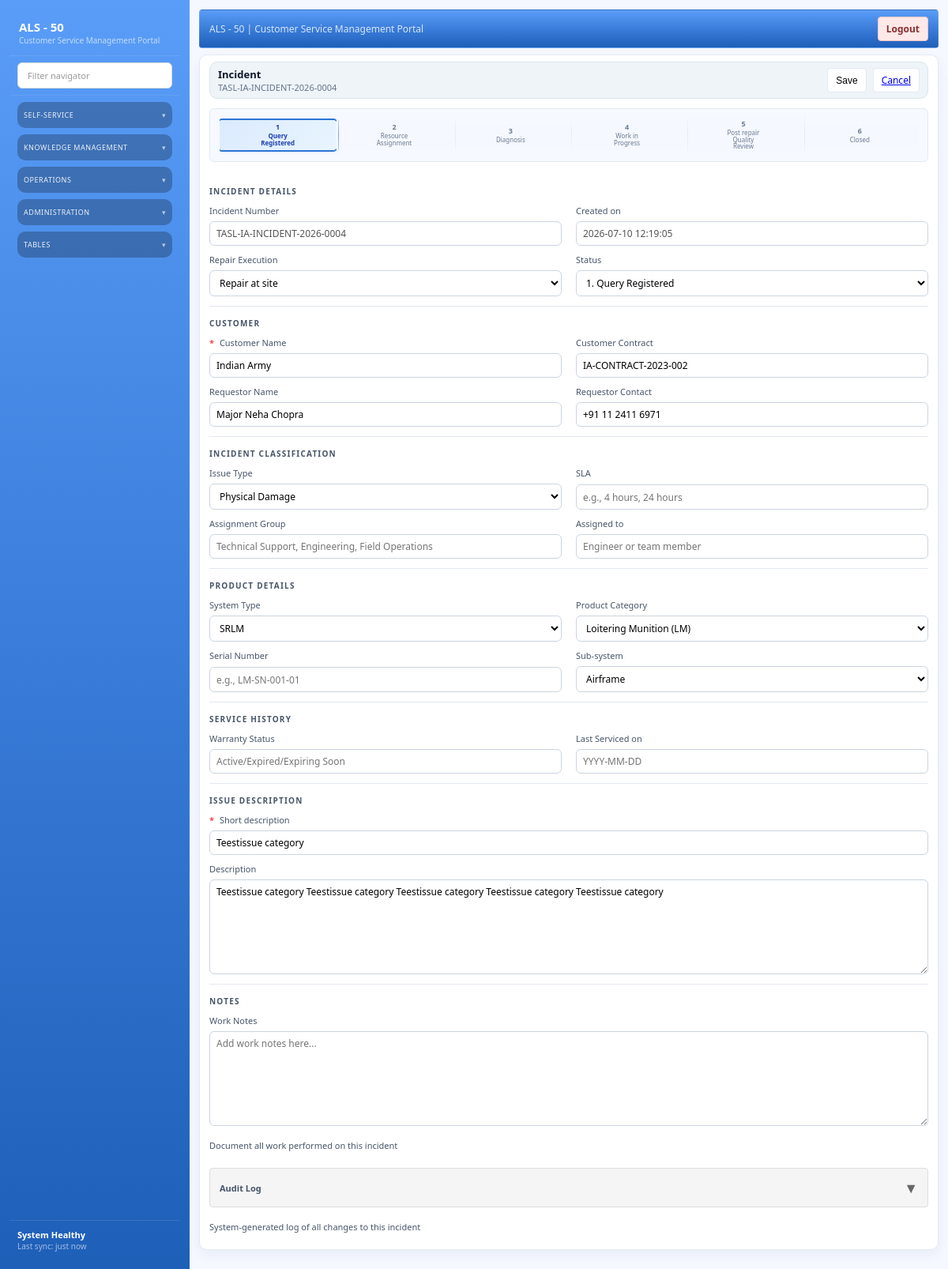
Page /incidents/9 on the committed database.
### models/incident.py (models this page shows)
class Incident(Base):
    __tablename__ = "incidents"
    id = Column(Integer, primary_key=True, index=True)
    title = Column(String(200), nullable=False)
    description = Column(Text, nullable=True)
    status = Column(String(50), nullable=False, default="new")
    priority = Column(String(50), nullable=False, default="medium")
    issue_type = Column(String(100), nullable=True)
    stage = Column(String(50), nullable=False, default="triage")
    caller = Column(String(200), nullable=True)  # Customer name
    requestor_name = Column(String(200), nullable=True)
    customer_contract = Column(String(100), nullable=True)
    requestor_contact = Column(String(200), nullable=True)
    srlm_system = Column(String(100), nullable=True)  # SRLM/ERLM
    platform_variant = Column(String(200), nullable=True)  # Product category (LM, GCS, TMV, etc.)
    line_replaceable_unit = Column(String(100), nullable=True)  # Serial number
    sub_system = Column(String(200), nullable=True)
    assignment_group = Column(String(200), nullable=True)
    assigned_to = Column(String(200), nullable=True)
    sla = Column(String(100), nullable=True)
    warranty_status = Column(String(50), nullable=True)
    last_serviced_date = Column(String(50), nullable=True)
    repair_execution = Column(String(100), nullable=True)  # e.g., "Standard Repair"
    repair_status = Column(String(200), nullable=True)  # e.g., "1. Initial Inspection"
    repair_execution_status = Column(String(200), nullable=True)
    work_notes = Column(Text, nullable=True)  # Work notes by technicians
    audit_log = Column(Text, nullable=True)  # JSON-formatted audit log of all changes
    created_at = Column(DateTime(timezone=True), server_default=func.now(), nullable=False)
    updated_at = Column(DateTime(timezone=True), onupdate=func.now())

### models/admin.py (models this page shows)
class RepairExecution(Base):
    __tablename__ = "repair_executions"
    id = Column(Integer, primary_key=True, index=True)
    repair_execution = Column(String(200), nullable=False)
    status = Column(String(200), nullable=False)
    order = Column(Integer, default=0)
    created_at = Column(DateTime(timezone=True), server_default=func.now(), nullable=False)

### routers/incidents.py (the view)
@router.get("/incidents/{incident_id}")
def incident_detail(request: Request, incident_id: int, db: Session = Depends(get_db)):
    incident = db.query(Incident).filter(Incident.id == incident_id).first()
    if not incident:
        return redirect_with_flash("/incidents", request, "Incident not found.", "error")
    issue_types = _get_issue_types()
    statuses = _get_incident_statuses()
    priorities = _get_incident_priorities()
    all_repairs = db.query(RepairExecution).order_by(RepairExecution.repair_execution, RepairExecution.order).all()
    repair_execution_data = {}
    for repair in all_repairs:
        if repair.repair_execution not in repair_execution_data:
            repair_execution_data[repair.repair_execution] = []
        repair_execution_data[repair.repair_execution].append({
            "id": repair.id,
            "status": repair.status,
            "order": repair.order
        })
    repair_executions_list = []
    for name, statuses in repair_execution_data.items():
        repair_executions_list.append({
            "name": name,
            "statuses": statuses
        })
    generated_incident_number = _generate_incident_number(incident.caller, db, incident.id, incident.customer_contract)
    context = build_template_context(
        request,
        incident=incident,
        incident_number=generated_incident_number,
        issue_types=issue_types,
        statuses=statuses,
        priorities=priorities,
        repair_executions=repair_executions_list,
    )
    return templates.TemplateResponse(request, "incident_detail_form.html", context)

### templates/incident_detail_form.html (shortened to what this page needs)
{% extends "base.html" %}
{% block content %}
<section class="si-incident-new">
  <header class="si-incident-header">
    <div>
      <div class="si-incident-title">Incident</div>
      <div class="si-incident-subtitle">{{ incident_number or "INC" + "%07d" | format(incident.id) }}</div>
    </div>
    <div class="si-incident-actions">
      <button type="submit" form="incident-detail-form" class="si-btn">Save</button>
      <a href="/incidents" class="si-btn si-btn-secondary">Cancel</a>
    </div>
  </header>
  <form id="incident-detail-form" method="post" action="/incidents/{{ incident.id }}" class="si-incident-form">
    <div id="progress-container" style="display: none; margin-bottom: 20px; padding: 0;">
      <div class="status-progress-bar">
        <div class="progress-steps" id="progress-steps">
        </div>
      </div>
    </div>
    <div class="si-incident-grid">
      <div class="si-incident-section">Incident details</div>
      <div class="si-incident-field">
        <label>Incident Number</label>
        <input value="{{ incident_number or 'INC' + '%07d' | format(incident.id) }}" readonly disabled />
      </div>
      <div class="si-incident-field">
        <label>Created on</label>
        <input value="{{ format_utc(incident.created_at, "%Y-%m-%d %H:%M:%S") }}" readonly disabled />
      </div>
      <div class="si-incident-field">
        <label>Repair Execution</label>
        <select name="repair_execution" id="repair_execution">
          {% for execution in repair_executions %}
          <option value="{{ execution.name }}" {% if incident.repair_execution == execution.name %}selected{% endif %}>{{ execution.name }}</option>
          {% endfor %}
        </select>
      </div>
      <div class="si-incident-field">
        <label>Status</label>
        <select name="repair_status" id="repair_status">
          <option value="">-- Select Status --</option>
        </select>
      </div>
      <div class="si-incident-divider"></div>
      <div class="si-incident-section">Customer</div>
      <div class="si-incident-field">
        <label><span class="si-required">*</span> Customer Name</label>
        <input name="caller" placeholder="Select customer" list="customer-name-list" value="{{ incident.caller or '' }}" />
      </div>
      <div class="si-incident-field">
        <label>Customer Contract</label>
        <input name="customer_contract" placeholder="e.g., Contract-2024-1234" value="{{ incident.customer_contract or '' }}" />
      </div>
      <div class="si-incident-field">
        <label>Requestor Name</label>
        <input name="requestor_name" placeholder="Requestor name" value="{{ incident.requestor_name or '' }}" />
      </div>
      <div class="si-incident-field">
        <label>Requestor Contact</label>
        <input name="requestor_contact" placeholder="Phone or Email" value="{{ incident.requestor_contact or '' }}" />
      </div>
      <div class="si-incident-divider"></div>
      <div class="si-incident-section">Incident Classification</div>
      <div class="si-incident-field">
        <label>Issue Type</label>
        <select name="issue_type">
          {% for issue_type in issue_types %}
          <option value="{{ issue_type.id }}" {% if incident.issue_type == issue_type.id %}selected{% endif %}>{{ issue_type.name }}</option>
          {% endfor %}
        </select>
      </div>
      <div class="si-incident-field">
        <label>SLA</label>
        <input name="sla" placeholder="e.g., 4 hours, 24 hours" value="{{ incident.sla or '' }}" />
      </div>
      <div class="si-incident-field">
        <label>Assignment Group</label>
        <input name="assignment_group" placeholder="Technical Support, Engineering, Field Operations" value="{{ incident.assignment_group or '' }}" />
      </div>
      <div class="si-incident-field">
        <label>Assigned to</label>
        <input name="assigned_to" placeholder="Engineer or team member" value="{{ incident.assigned_to or '' }}" />
      </div>
      <div class="si-incident-divider"></div>
      <div class="si-incident-section">Product details</div>
      <div class="si-incident-field">
        <label>System Type</label>
        <select name="srlm_system" id="srlm-select">
          <option value="SRLM" {% if incident.srlm_system == 'SRLM' %}selected{% endif %}>SRLM</option>
        </select>
      </div>
      <div class="si-incident-field">
        <label>Product Category</label>
        <select name="platform_variant" id="platform-variant">
          <option value="Loitering Munition (LM)" {% if incident.platform_variant == 'Loitering Munition (LM)' %}selected{% endif %}>Loitering Munition (LM)</option>
        </select>
      </div>
      <div class="si-incident-field">
        <label>Serial Number</label>
        <input name="line_replaceable_unit" placeholder="e.g., LM-SN-001-01" value="{{ incident.line_replaceable_unit or '' }}" />
      </div>
      <div class="si-incident-field">
        <label>Sub-system</label>
        <select name="sub_system" id="sub-system">
          <option value="Airframe" {% if incident.sub_system == 'Airframe' %}selected{% endif %}>Airframe</option>
        </select>
      </div>
      <div class="si-incident-divider"></div>
      <div class="si-incident-section">Service history</div>
      <div class="si-incident-field">
        <label>Warranty Status</label>
        <input name="warranty_status" placeholder="Active/Expired/Expiring Soon" value="{{ incident.warranty_status or '' }}" />
      </div>
      <div class="si-incident-field">
        <label>Last Serviced on</label>
        <input name="last_serviced_date" placeholder="YYYY-MM-DD" value="{{ incident.last_serviced_date or '' }}" />
      </div>
      <div class="si-incident-divider"></div>
      <div class="si-incident-section">Issue description</div>
      <div class="si-incident-field si-incident-field-wide">
        <label><span class="si-required">*</span> Short description</label>
        <input name="title" placeholder="Short description" value="{{ incident.title }}" required />
      </div>
      <div class="si-incident-field si-incident-field-wide">
        <label>Description</label>
        <textarea name="description" placeholder="Description">{{ incident.description }}</textarea>
      </div>
      <div class="si-incident-divider"></div>
      <div class="si-incident-section">Notes</div>
      <div class="si-incident-field si-incident-field-wide">
        <label><span class="si-required" id="work-notes-required" style="display: none;">*</span> Work Notes</label>
        <textarea name="work_notes" id="work_notes" placeholder="Add work notes here..." data-required="false">{{ incident.work_notes or '' }}</textarea>
        <p class="info-text">Document all work performed on this incident</p>
      </div>
      <div class="si-incident-field si-incident-field-wide">
        <div class="audit-log-header" onclick="toggleAuditLog()" style="cursor: pointer; display: flex; justify-content: space-between; align-items: center; padding: 12px; background: #f5f5f5; border: 1px solid #ddd; border-radius: 4px; margin-bottom: 0; user-select: none;">
          <label style="margin: 0; cursor: pointer; font-weight: 600;">Audit Log</label>
          <span class="audit-log-toggle" style="font-size: 18px; color: #666; transition: transform 0.3s ease; transform: rotate(0deg);">▼</span>
        </div>
        <p class="info-text">System-generated log of all changes to this incident</p>
      </div>
    </div>
  </form>
</section>
{% endblock %}

### static/css/styles.css (style rules this page uses)
:root { --si-bg: #f5f8ff; --si-panel: #ffffff; --si-surface: #f6f9ff; --si-sidebar: #0f2e63; --si-sidebar-accent: #113a7a; --si-primary: #2b74d6; --si-primary-2: #1c59b3; --si-secondary: #0f172a; --si-text: #0b1f3b; --si-muted: #6b7a90; --si-card: #ffffff; --si-border: #e2e9f5; --si-shadow: 0 12px 28px rgba(15, 40, 90, 0.08); --si-shadow-soft: 0 6px 16px rgba(15, 40, 90, 0.06); }
* { box-sizing: border-box; }
body.si-app { background: var(--si-bg); font-family: "IBM Plex Sans", "Segoe UI", sans-serif; color: var(--si-text); margin: 0; font-size: 13px; }
.si-incident-new { background: #ffffff; border-radius: 10px; padding: 8px 12px 10px 12px; border: 1px solid var(--si-border); box-shadow: var(--si-shadow-soft); }
.si-incident-header { display: flex; align-items: center; justify-content: space-between; padding: 6px 10px; margin-bottom: 8px; background: #eef4f7; border-radius: 10px; border: 1px solid #d9e6ee; }
.si-incident-title { font-size: 13px; font-weight: 700; color: #0f172a; margin: 0; }
.si-incident-subtitle { font-size: 11px; color: #64748b; }
.si-incident-actions { display: flex; gap: 8px; }
.si-incident-form { display: grid; gap: 8px; }
.si-incident-grid { display: grid; grid-template-columns: repeat(2, minmax(0, 1fr)); gap: 10px 18px; }
.si-incident-section { grid-column: 1 / -1; margin-top: 2px; font-size: 10px; font-weight: 700; letter-spacing: 0.12em; text-transform: uppercase; color: #475569; }
.si-incident-divider { grid-column: 1 / -1; height: 1px; background: #e2e8f0; margin: 2px 0 2px; }
.si-incident-field { display: grid; gap: 6px; font-size: 11px; color: #475569; }
.si-incident-field input, .si-incident-field select, .si-incident-field textarea { border: 1px solid #cbd5e1; border-radius: 6px; padding: 6px 8px; font: inherit; font-size: 12px; background: #ffffff; }
.si-incident-field textarea { min-height: 120px; resize: vertical; }
.si-incident-field-wide { grid-column: 1 / -1; }
.si-required { color: #ef4444; font-weight: 700; margin-right: 4px; }
.si-btn { border-radius: 4px; border: 1px solid var(--si-border); padding: 6px 10px; background: #fff; font-size: 12px; cursor: pointer; }

### templates/incident_detail_form.html (style rules this page uses)
.status-progress-bar { width: 100%; margin-top: 4px; background: var(--si-surface); border: 1px solid var(--si-border); border-radius: 6px; padding: 10px 12px; }
.progress-steps { display: flex; align-items: center; gap: 0; justify-content: space-between; overflow-x: auto; }

### rows in the picture
Incident: created_at "2026-07-10 12:19:05", repair_execution "Repair at site", caller "Indian Army", customer_contract "IA-CONTRACT-2023-002", requestor_name "Major Neha Chopra", requestor_contact "+91 11 2411 6971", issue_type "Physical Damage", srlm_system "SRLM", platform_variant "Loitering Munition (LM)", sub_system "Airframe", title "Teestissue category", description "Teestissue category Teestissue category Teestissue category Teestissue category Teestissue category"

### other values in the picture
{{ incident_number or "INC" + "%07d" | format(incident.id) }} "TASL-IA-INCIDENT-2026-0004"
